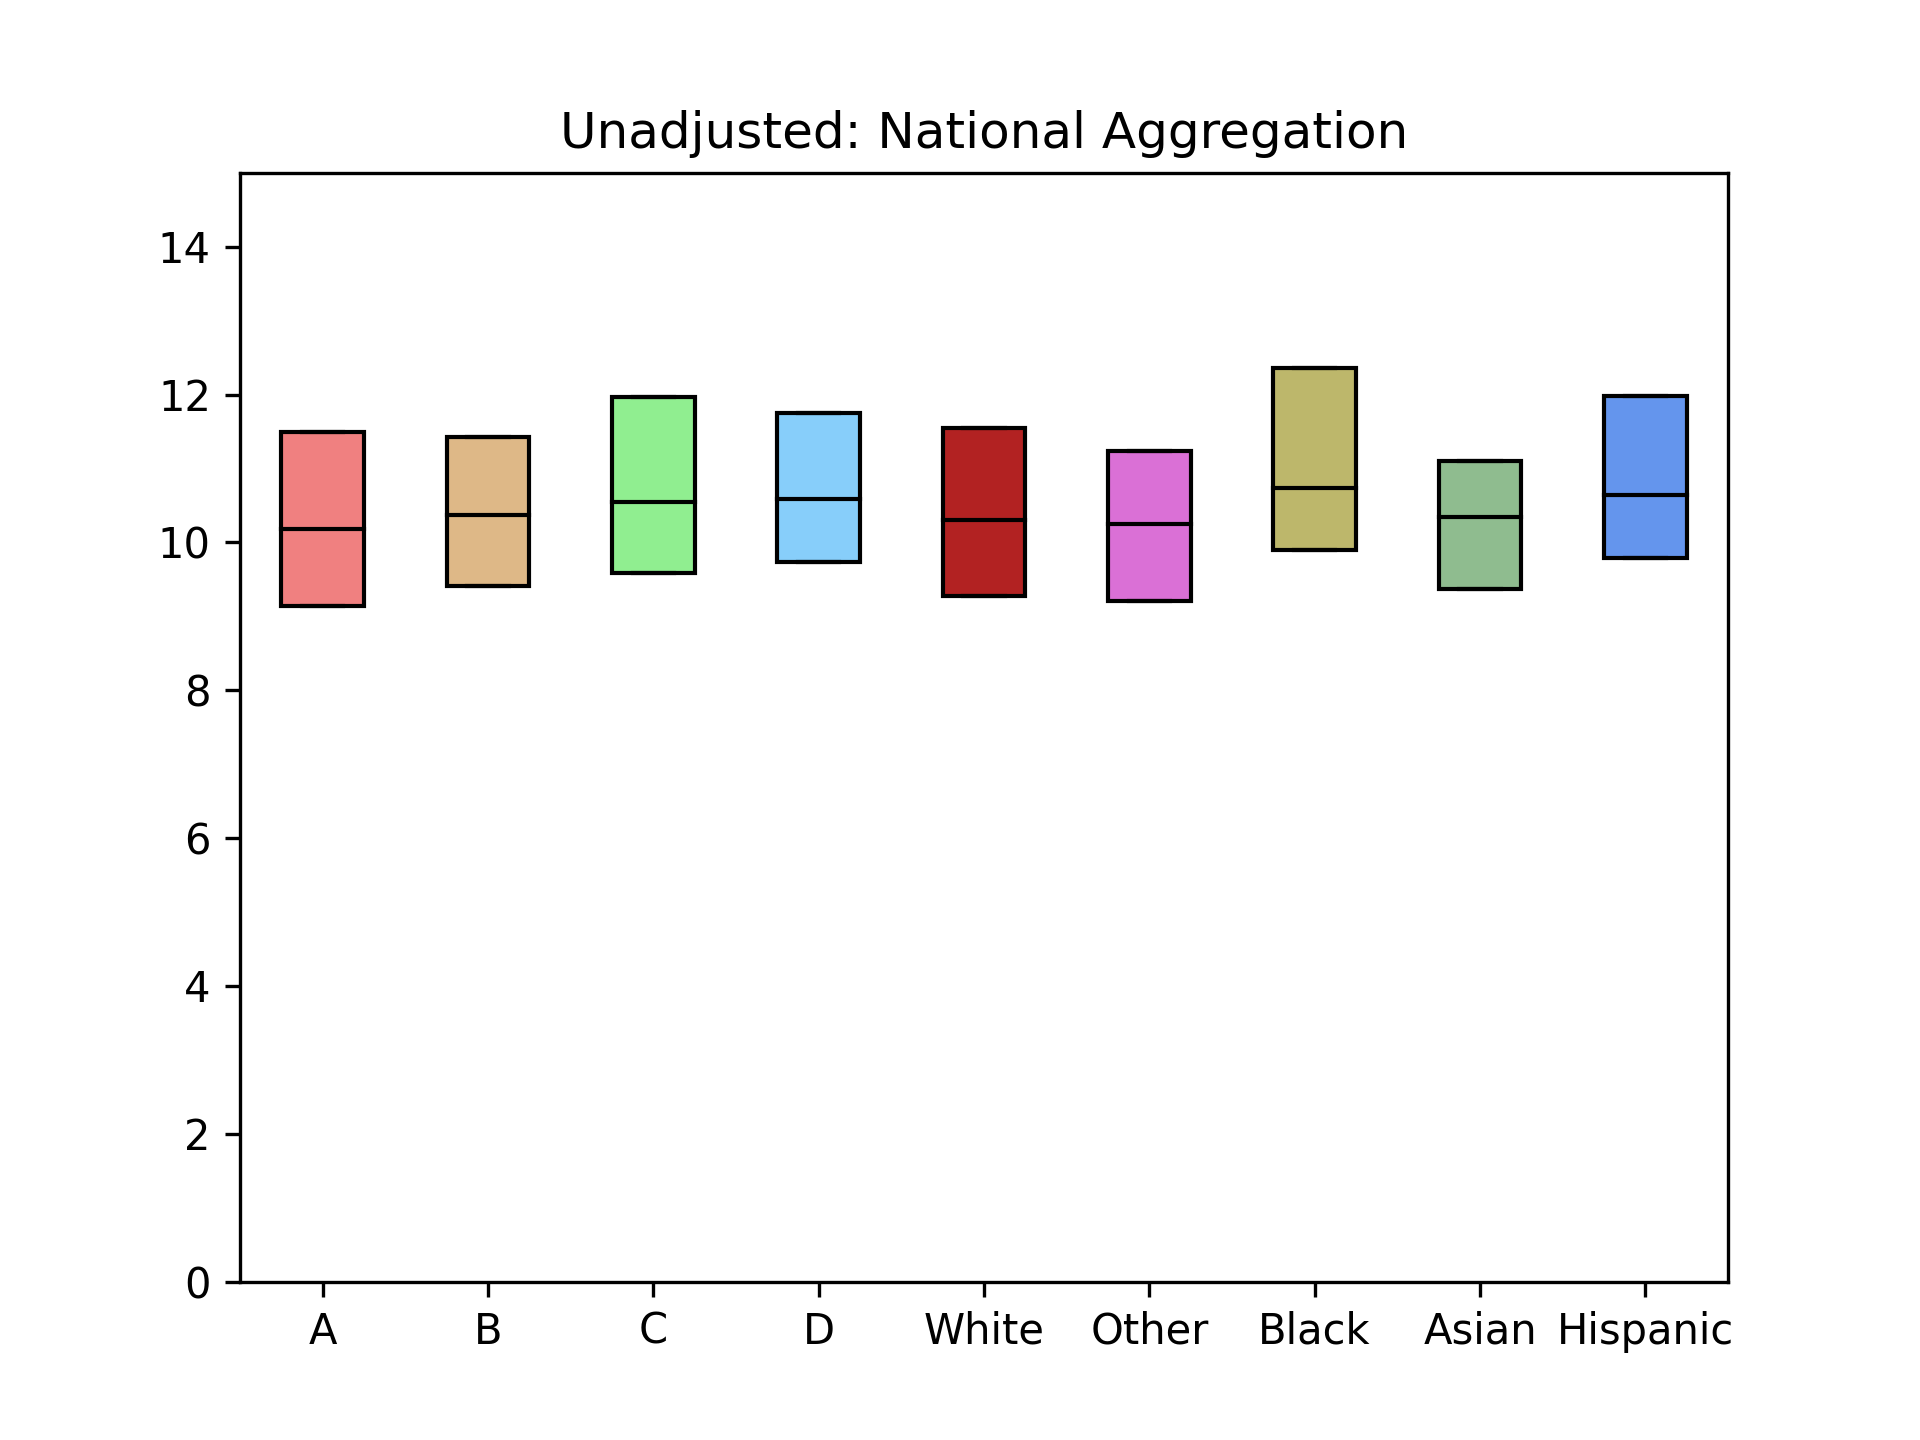

This chart was generated by the following Python code:
from utils import init
from utils import collect_data

import matplotlib.pyplot as plt
import numpy as np

df = init()

data = collect_data(df, 'PM25', False)
labels = ['A', 'B', 'C', 'D', 'White', 'Other', 'Black', 'Asian', 'Hispanic']
colors = ['lightcoral', 'burlywood', 'lightgreen', 'lightskyblue', 'firebrick', 'orchid', 'darkkhaki', 'darkseagreen', 'cornflowerblue']

fig, ax = plt.subplots(nrows = 1, ncols = 1)
plot = ax.boxplot(data, labels = labels, patch_artist = True, showfliers = False, vert = True, whis = 0)

ax.set_title('Unadjusted: National Aggregation')
ax.set_ylim(0, 15)
for median in plot['medians']:
   median.set_color('black')
for patch, color in zip(plot['boxes'], colors):
   patch.set_facecolor(color)

plt.savefig('figure1b.png', dpi = 300)
